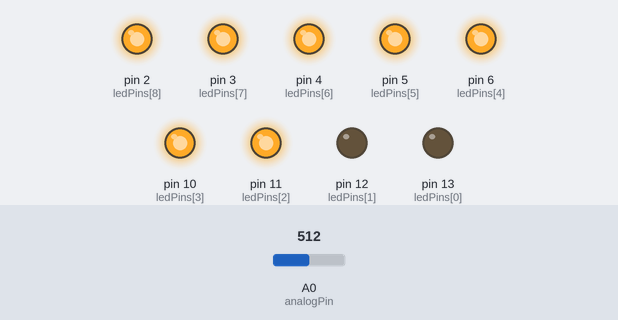
Simulated run of this sketch. Board: Arduino Uno, built with avr-gcc and run on an emulated ATmega328P. On the bench: output pins drawn as LEDs (lit = HIGH). The inputs (shaded band) are chosen by the test bench; at power-on: A0 (analogPin) = 512. What the sketch prints to the serial monitor is not drawn.

Above: at 1.2 s.
1.3 s: A0 (analogPin) set to 546
At 1.7 s:
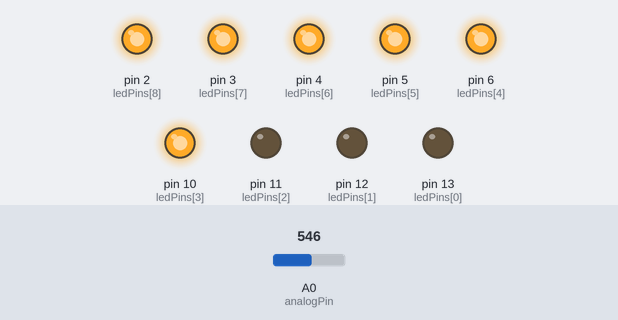
2.8 s: A0 (analogPin) set to 562
4.3 s: A0 (analogPin) set to 592
At 4.9 s:
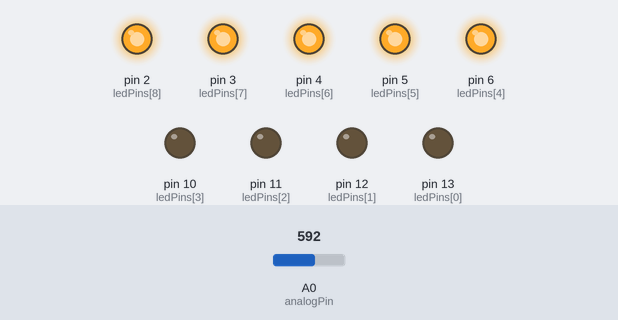
5.8 s: A0 (analogPin) set to 614
7.3 s: A0 (analogPin) set to 629
At 8.5 s:
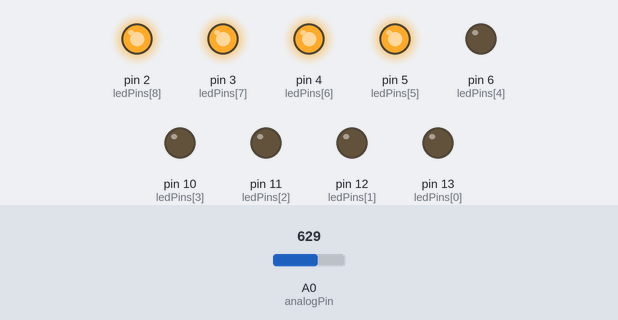
8.8 s: A0 (analogPin) set to 511
At 9.6 s:
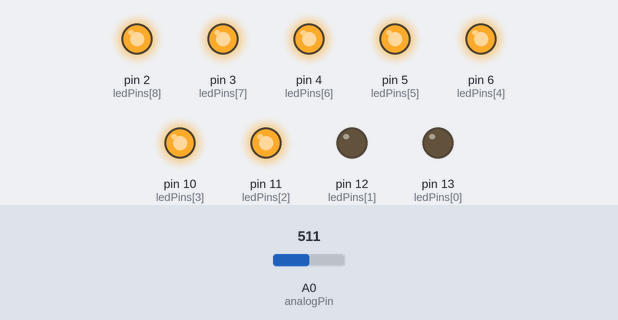
Timing chart, 0 to 11.3 s (numbered marks = the images above; inputs shaded):
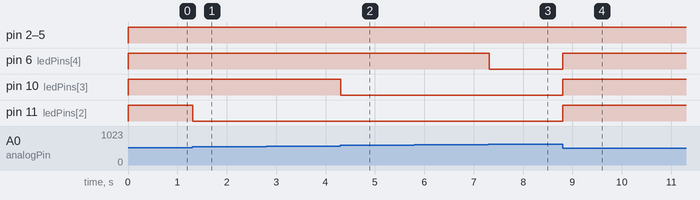

The sketch:

Fotoresistor_YOUTUBE.ino
```cpp
const int analogPin = A0;
const int ledCount = 9;
int ledPins[] = { 13, 12, 11, 10, 6, 5, 4, 3, 2 };
int analogValue = 0;
int thisLed = 0;
int ledB = 8 ;
void setup() {

for (int thisLed = 0; thisLed < ledCount; thisLed++) {
pinMode(ledPins[thisLed], OUTPUT);
Serial.begin (9600);
}}

void loop() {

int sensorReading = analogRead(analogPin);
int ledLevel = map(sensorReading, 400, 800, 0, ledCount);
for (int thisLed = 0; thisLed < ledCount; thisLed++) {
if (thisLed < ledLevel) {
digitalWrite(ledPins[thisLed], LOW);
digitalWrite(ledB, HIGH);
}
else {
digitalWrite(ledPins[thisLed], HIGH);
digitalWrite(ledB, LOW);
Serial.println (analogValue);
}}}
```

Measured:
- the behaviour switches between 533 and 534 on A0 (analogPin) (found by bisection; images 0 and 1)
- the behaviour switches between 577 and 578 on A0 (analogPin) (found by bisection; images 1 and 2)
- the behaviour switches between 622 and 623 on A0 (analogPin) (found by bisection; images 2 and 3)
- after the input at 1.3 s, pin 11 (ledPins[2]): HIGH → LOW at once
- after the input at 4.3 s, pin 10 (ledPins[3]): HIGH → LOW at once
- after the input at 7.3 s, pin 6 (ledPins[4]): HIGH → LOW at once
- after the input at 8.8 s, pin 6 (ledPins[4]), pin 10 (ledPins[3]), pin 11 (ledPins[2]): LOW → HIGH at once
